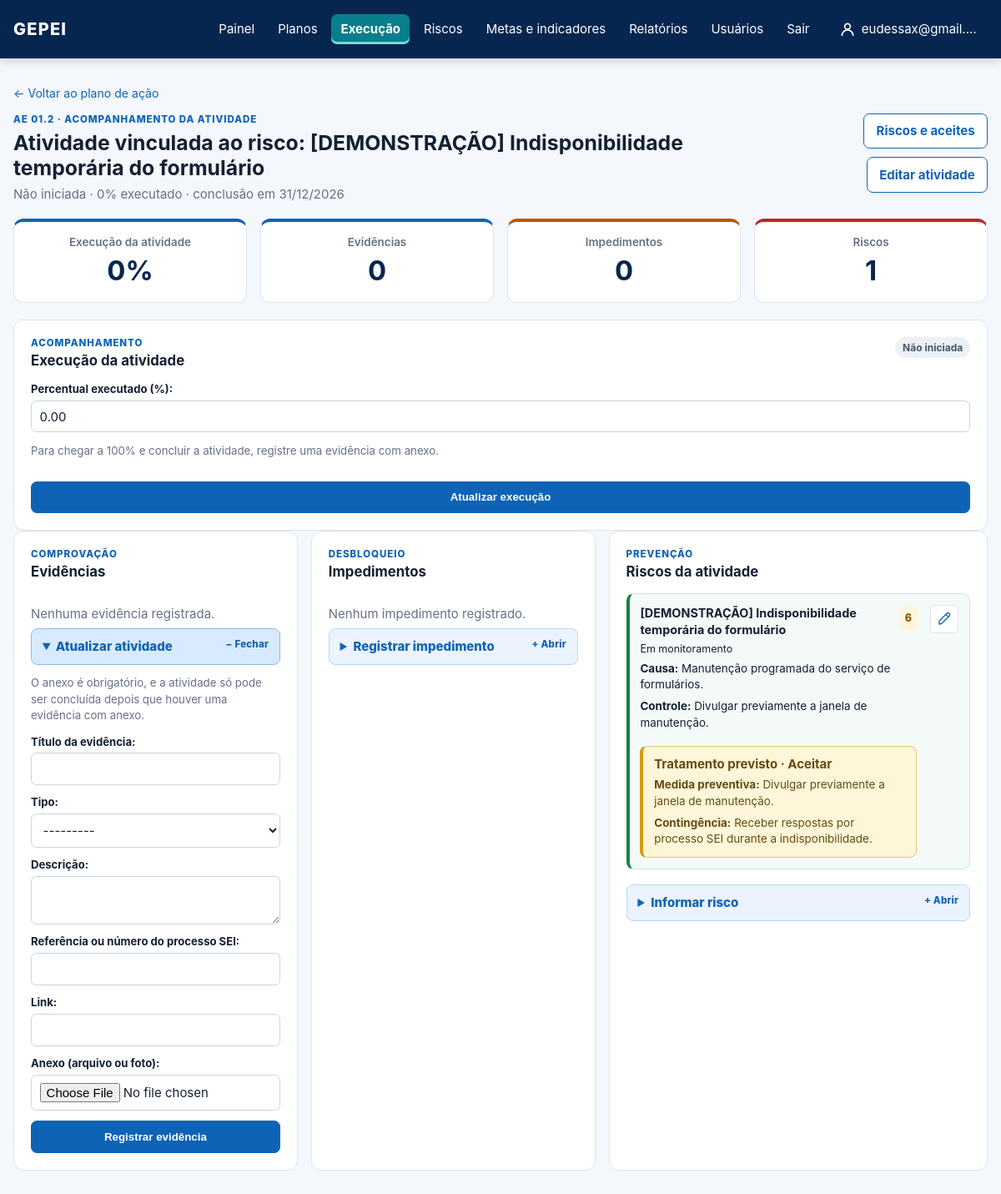
The page /planos-de-acao/2/atividades/18/acompanhar/ (signed in) on the database as committed earlier.
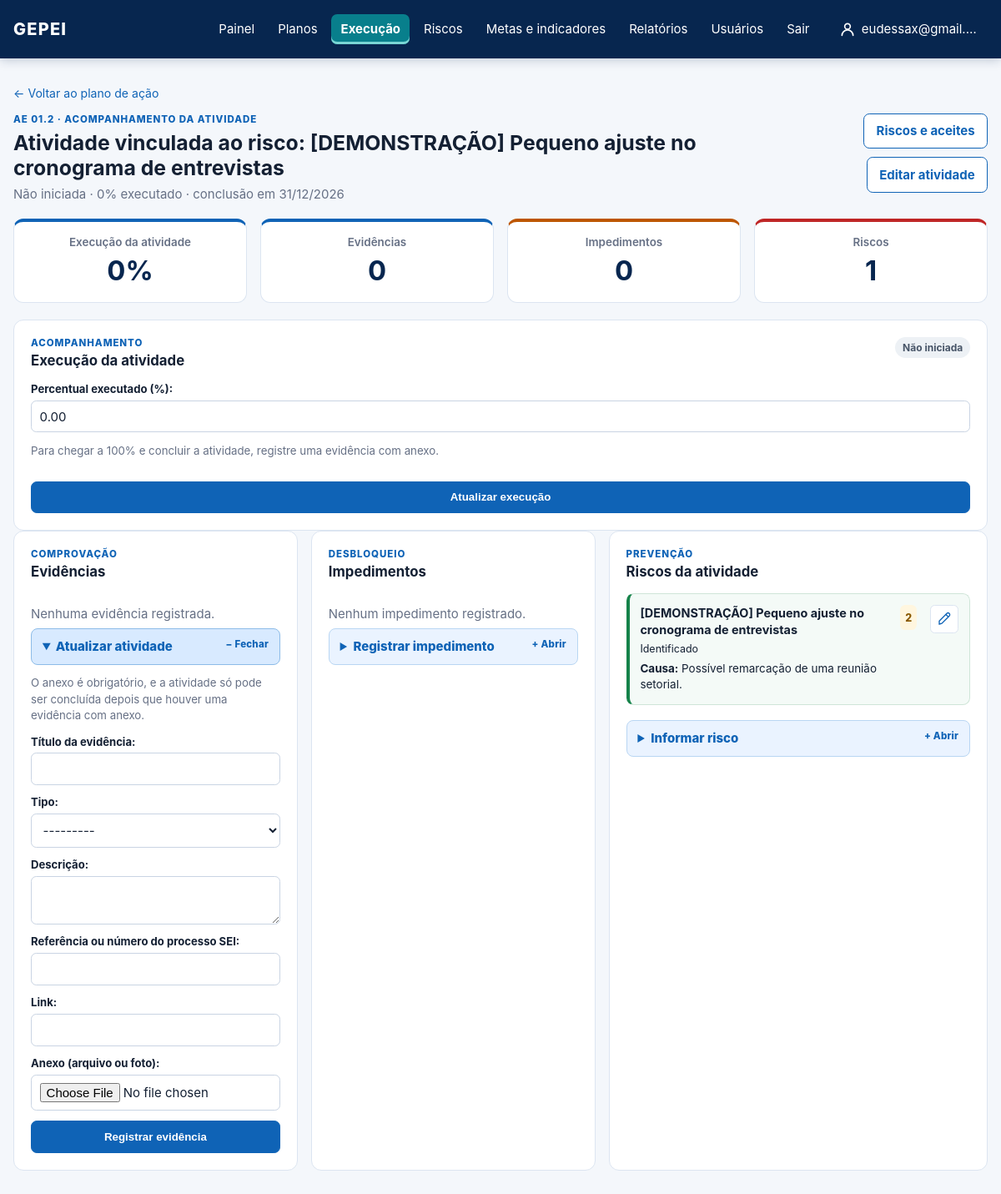
The same page on the database as committed later.
### core/models.py (models this page shows, shortened)
class Activity(models.Model):
    PAUSED = "PAUSADA"
    class FundingSource(models.TextChoices):
        FAF = "FAF", "Fundo a Fundo (FaF)"
        CODE_0500 = "0500", "Fonte 0500"
        AGREEMENT = "CONVENIO", "Convênio"
        OTHER = "OUTRA", "Outra"
    action_plan = models.ForeignKey(ActionPlan, on_delete=models.CASCADE, related_name="activities")
    executor = models.ForeignKey(settings.AUTH_USER_MODEL, on_delete=models.PROTECT, related_name="assigned_activities")
    title = models.CharField(max_length=255)
    description = models.TextField(blank=True)
    position = models.PositiveIntegerField(default=0)
    weight = models.DecimalField(max_digits=5, decimal_places=2)
    progress = models.DecimalField(max_digits=5, decimal_places=2, default=0)
    start_date = models.DateField(null=True, blank=True)
    end_date = models.DateField()
    status = models.CharField(max_length=15, choices=[*StrategicAction.Status.choices, ("PAUSADA", "Pausada")], default=StrategicAction.Status.NOT_STARTED)
    expected_delivery = models.CharField(max_length=255, blank=True)
    requires_financial_resource = models.BooleanField(default=False)
    planned_cost = models.DecimalField(max_digits=14, decimal_places=2, null=True, blank=True)
    disbursed_cost = models.DecimalField(max_digits=14, decimal_places=2, null=True, blank=True)
    funding_source = models.CharField(max_length=12, choices=FundingSource.choices, blank=True)
    funding_source_other = models.CharField(max_length=160, blank=True)
    financial_responsible_unit = models.ForeignKey(
        OrganizationalUnit,
        null=True,
        blank=True,
        on_delete=models.PROTECT,
        related_name="financially_monitored_activities",
    )
    financial_reference = models.CharField(max_length=255, blank=True)
    class Meta:
        ordering = ["position", "start_date", "end_date", "id"]

class Risk(models.Model):
    class Status(models.TextChoices):
        IDENTIFIED = "IDENTIFICADO", "Identificado"
        IN_TREATMENT = "EM_TRATAMENTO", "Em tratamento"
        MONITORING = "EM_MONITORAMENTO", "Em monitoramento"
        MATERIALIZED = "MATERIALIZADO", "Materializado"
        CLOSED = "ENCERRADO", "Encerrado"
    class OccurrenceTiming(models.TextChoices):
        ANY_TIME = "QUALQUER_MOMENTO", "Pode ocorrer a qualquer momento"
        EXPOSURE_WINDOW = "PERIODO", "Durante um período de exposição"
        DATE_OR_MILESTONE = "DATA_MARCO", "Em uma data ou marco provável"
        UNKNOWN = "INDETERMINADO", "Não é possível estimar o momento"
    action = models.ForeignKey(StrategicAction, on_delete=models.CASCADE, related_name="risks")
    activity = models.ForeignKey(Activity, on_delete=models.PROTECT, related_name="risks")
    is_unforeseen = models.BooleanField("Risco não previsto", default=False)
    owner = models.ForeignKey(settings.AUTH_USER_MODEL, on_delete=models.PROTECT)
    title = models.CharField(max_length=255)
    cause = models.TextField()
    probability = models.PositiveSmallIntegerField()
    impact = models.PositiveSmallIntegerField()
    status = models.CharField(max_length=16, choices=Status.choices, default=Status.IDENTIFIED)
    treatment = models.CharField(max_length=20, blank=True)
    preventive_measure = models.TextField(blank=True)
    contingency_measure = models.TextField(blank=True)
    occurrence_timing = models.CharField(
        max_length=20,
        choices=OccurrenceTiming.choices,
        default=OccurrenceTiming.UNKNOWN,
    )
    exposure_start_date = models.DateField(null=True, blank=True)
    exposure_end_date = models.DateField(null=True, blank=True)
    expected_occurrence_date = models.DateField(null=True, blank=True)
    trigger_description = models.TextField(blank=True)
    @property
    def level(self):
        return self.probability * self.impact

class RiskTreatment(models.Model):
    class Decision(models.TextChoices):
        ACCEPT = "ACEITAR", "Aceitar"
        MITIGATE = "MITIGAR", "Mitigar"
        AVOID = "EVITAR", "Evitar"
        TRANSFER = "TRANSFERIR", "Transferir"
    risk = models.ForeignKey(Risk, on_delete=models.CASCADE, related_name="treatments")
    decision = models.CharField(max_length=12, choices=Decision.choices)
    justification = models.TextField(blank=True)
    responsible = models.ForeignKey(
        settings.AUTH_USER_MODEL,
        on_delete=models.PROTECT,
        related_name="risk_treatments",
    )
    due_date = models.DateField(null=True, blank=True)
    preventive_measure = models.TextField(blank=True)
    contingency_measure = models.TextField(blank=True)
    created_by = models.ForeignKey(
        settings.AUTH_USER_MODEL,
        on_delete=models.PROTECT,
        related_name="created_risk_treatments",
    )
    created_at = models.DateTimeField(auto_now_add=True)
    class Meta:
        constraints = [models.UniqueConstraint(fields=["risk"], name="one_treatment_per_risk")]
        ordering = ["-created_at", "-id"]

### core/views.py (the view, shortened to what this page needs)
# urls.py: path("planos-de-acao/<int:action_id>/atividades/<int:activity_id>/acompanhar/", views.activity_follow_up, name="activity_follow_up"),
@login_required
@permission_required("core.view_activity", raise_exception=True)
@transaction.atomic
def activity_follow_up(request, action_id, activity_id):
    activity = _get_activity_for_action(request.user, action_id, activity_id, for_view=request.method == "GET")
    action = activity.action_plan.action
    registered_risks = [item for item in _registered_risks(request, StrategicAction.objects.filter(pk=action.pk)) if item.activity_id == activity.pk]
    request.read_only_other_unit = not scope_actions(StrategicAction.objects.all(), request.user).filter(pk=action.id).exists()
    operation = request.POST.get("operation") if request.method == "POST" else ""
    follow_up_permissions = {
        "update_progress": "change_activity",
        "add_evidence": "add_activityevidence",
        "add_blocker": "add_activityblocker",
        "add_risk": "add_risk",
    }
    if operation in follow_up_permissions:
        _require_permission(request.user, follow_up_permissions[operation])
    can_view = {
        "evidences": request.user.has_perm("core.view_activityevidence"),
        "blockers": request.user.has_perm("core.view_activityblocker"),
        "risks": request.user.has_perm("core.view_risk"),
    }
    progress_form = ActivityProgressForm(instance=activity, prefix="progress")
    editing_evidence = None
    editing_blocker = None
    edit_evidence_form = None
    edit_blocker_form = None
    evidence_id = request.POST.get("evidence_id") if operation == "edit_evidence" else request.GET.get("editar_evidencia")
    blocker_id = request.POST.get("blocker_id") if operation == "edit_blocker" else request.GET.get("editar_impedimento")
    evidence_form = ActivityEvidenceForm(prefix="evidence", initial={"title": activity.expected_delivery})
    blocker_form = ActivityBlockerForm(prefix="blocker")
    risk_form = ActivityRiskForm(prefix="risk")
    selectable_risks = action.risks.filter(activity=activity).order_by("title") if can_view["risks"] else Risk.objects.none()
    risk_report_form = ActivityRiskReportForm(risks=selectable_risks, can_create=request.user.has_perm("core.add_risk"), prefix="risk-report")
    unforeseen_form = UnforeseenActivityRiskForm(prefix="unforeseen")
    occurrence_form = RiskMaterializationForm(action=action, prefix="occurrence")
    risk_prefill = {}
    can_view_occurrence = request.user.has_perm("core.view_riskmaterialization")
    can_edit_occurrence = can_view_occurrence and request.user.has_perm("core.change_riskmaterialization") and not request.read_only_other_unit
    for item in selectable_risks.prefetch_related("materializations", "treatments"):
        latest = next(iter(item.materializations.all()), None)
        treatment = next(iter(item.treatments.all()), None)
        risk_prefill[str(item.id)] = {
            "planned_measure": treatment.preventive_measure or treatment.contingency_measure if treatment else "",
            "materialized": "SIM" if latest or item.status == Risk.Status.MATERIALIZED else "NAO",
            "has_occurrence": latest is not None,
            "can_view": can_view_occurrence,
            "can_edit": can_edit_occurrence,
            "attachment_url": reverse("risk_materialization_file", args=[action.id, item.id, latest.id]) if latest and can_view_occurrence and latest.evidence_attachment else "",
            "occurrence": {
                "occurred_on": latest.occurred_on.isoformat(),
                "description": latest.description,
                "actual_impact": latest.actual_impact,
                "actions_taken": latest.actions_taken,
                "measure_source": latest.measure_source,
                "evidence_reference": latest.evidence_reference,
            } if latest and can_view_occurrence else {},
        }
    evidences = list(activity.evidences.select_related("created_by")) if can_view["evidences"] else []
    for evidence in evidences:
        evidence.attachment_available = bool(evidence.attachment and evidence.attachment.storage.exists(evidence.attachment.name))
    return render(
        request,
        "core/activity_follow_up.html",
        {
            "action": action,
            "activity": activity,
            "progress_form": progress_form,
            "can_view": can_view,
            "evidences": evidences,
            "blockers": activity.blockers.select_related("resolution_owner", "created_by") if can_view["blockers"] else [],
            "risks": activity.risks.select_related("owner").prefetch_related("treatments") if can_view["risks"] else [],
            "evidence_form": evidence_form,
            "editing_evidence": editing_evidence,
            "editing_blocker": editing_blocker,
            "edit_evidence_form": edit_evidence_form,
            "edit_blocker_form": edit_blocker_form,
            "blocker_form": blocker_form,
            "risk_form": risk_form,
            "risk_report_form": risk_report_form,
            "risk_prefill": risk_prefill,
            "unforeseen_form": unforeseen_form,
            "registered_risks": registered_risks,
            "registered_risk_ids": ",".join(str(item.pk) for item in registered_risks),
            "occurrence_form": occurrence_form,
        },
    )

### core/forms.py (shortened to what this page needs)
class ActivityProgressForm(forms.ModelForm):
    class Meta:
        model = Activity
        fields = ["progress"]
        labels = {"progress": "Percentual executado (%)"}
        widgets = {"progress": forms.NumberInput(attrs={"min": "0", "max": "100", "step": "0.01"})}

class ActivityEvidenceForm(forms.ModelForm):
    class Meta:
        model = ActivityEvidence
        fields = ["title", "evidence_type", "description", "reference", "url", "attachment"]
        labels = {
            "title": "Título da evidência",
            "evidence_type": "Tipo",
            "description": "Descrição",
            "reference": "Referência ou número do processo SEI",
            "url": "Link",
            "attachment": "Anexo (arquivo ou foto)",
        }
        widgets = {"description": forms.Textarea(attrs={"rows": 2})}
    def __init__(self, *args, **kwargs):
        super().__init__(*args, **kwargs)
        self.fields["attachment"].required = True
        self.fields["attachment"].help_text = "Obrigatório. Ao salvar a evidência, a atividade será concluída automaticamente com 100% de execução."

### templates/core/activity_follow_up.html (shortened to what the changed rows need)
{% extends "base.html" %}
{% block content %}
  <section class="action-detail-heading">
    <div>
      <p class="eyebrow">{{ action.code }} · Acompanhamento da atividade</p>
      <h1>{{ activity.title }}</h1>
      <p>{{ activity.get_status_display }} · {{ activity.progress|floatformat:"-1" }}% executado · conclusão em {{ activity.end_date|date:"d/m/Y" }}</p>
    </div>
  </section>
  <section class="metrics follow-up-metrics">
    <article class="metric-card metric-blue"><span>Execução da atividade</span><strong>{{ activity.progress|floatformat:"-1" }}%</strong></article>
  </section>
  <section class="panel" id="execucao">
    <div class="panel-heading"><div><p class="eyebrow">Acompanhamento</p><h2>Execução da atividade</h2></div><span class="chip chip-{{ activity.status|lower }}">{{ activity.get_status_display }}</span></div>
  </section>
  <section class="follow-up-grid">
    <article class="panel follow-up-panel" id="evidencias">
      <div class="panel-heading"><div><p class="eyebrow">Comprovação</p><h2>Evidências</h2></div></div>
      {% if not can_view.evidences %}<div class="empty-state" role="alert"><strong>Sem permissão.</strong><span>Você não tem permissão para visualizar as evidências.</span></div>
      {% else %}
      {% if perms.core.add_activityevidence %}<details class="entry-form" open>
        <form method="post" enctype="multipart/form-data" class="activity-form">{% for field in evidence_form %}<div class="form-field">{{ field.label_tag }}{{ field }}</div>{% endfor %}</form>
      </details>{% endif %}{% endif %}
    </article>
    <article class="panel follow-up-panel" id="impedimentos">
      <div class="panel-heading"><div><p class="eyebrow">Desbloqueio</p><h2>Impedimentos</h2></div></div>
    </article>
    <article class="panel follow-up-panel" id="riscos">
      <div class="panel-heading"><div><p class="eyebrow">Prevenção</p><h2>Riscos da atividade</h2></div></div>
      {% if not can_view.risks %}<div class="empty-state" role="alert"><strong>Sem permissão.</strong><span>Você não tem permissão para visualizar os riscos.</span></div>
      {% else %}
        <div class="record-list">
          {% for risk in risks %}
            <div class="record-card follow-up-editable-card"><div class="record-content">
              <div class="record-card-heading"><strong>{{ risk.title }}</strong><span class="risk-score {% if risk.level >= 15 %}risk-critical{% elif risk.level >= 10 %}risk-high{% else %}risk-medium{% endif %}">{{ risk.level }}</span></div>
              <small>{{ risk.get_status_display }}</small>
              <p><strong>Causa:</strong> {{ risk.cause }}</p>
              {% if risk.preventive_measure %}<p><strong>Controle:</strong> {{ risk.preventive_measure }}</p>{% endif %}
              {% if perms.core.view_risktreatment %}{% for treatment in risk.treatments.all %}<div class="activity-treatment-card"><strong>Tratamento previsto · {{ treatment.get_decision_display }}</strong>{% if treatment.preventive_measure %}<p><strong>Medida preventiva:</strong> {{ treatment.preventive_measure }}</p>{% endif %}{% if treatment.contingency_measure %}<p><strong>Contingência:</strong> {{ treatment.contingency_measure }}</p>{% endif %}</div>{% endfor %}{% endif %}
              </div>{% if perms.core.change_risk and not request.read_only_other_unit %}<div class="record-actions"><a class="icon-button record-action" href="{% url 'risk_detail' action.pk risk.pk %}?editar_identificacao=1#dados" title="Editar risco" aria-label="Editar risco">{% include "core/_record_icon.html" with icon="edit" %}</a></div>{% endif %}
            </div>
          {% empty %}<div class="empty-state"><span>Nenhum risco vinculado à atividade.</span></div>{% endfor %}
        </div>
      {% endif %}
    </article>
  </section>
{% endblock %}

### templates/core/_record_icon.html
{% if icon == "delete" %}<svg viewBox="0 0 24 24" width="18" height="18" fill="none" stroke="currentColor" stroke-width="1.8" aria-hidden="true"><path d="M3 6h18M9 6V3h6v3M5 6l1 15h12l1-15M10 10v7M14 10v7"/></svg>{% elif icon == "evidence" %}<svg viewBox="0 0 24 24" width="18" height="18" fill="none" stroke="currentColor" stroke-width="1.8" aria-hidden="true"><path d="M6 3h8l4 4v14H6zM14 3v4h4M9 12h6M9 16h6"/></svg>{% else %}<svg viewBox="0 0 24 24" width="18" height="18" fill="none" stroke="currentColor" stroke-width="1.8" aria-hidden="true"><path d="m15 5 4 4M4 20l4-1L20 7a2.8 2.8 0 0 0-4-4L4 15z"/></svg>{% endif %}

Rows that differ between the two databases and show on the page:
no longer on this page (row edited): Risk: title "[DEMONSTRAÇÃO] Indisponibilidade temporária do formulário", level "6", status "Em monitoramento", cause "Manutenção programada do serviço de formulários.", preventive_measure "Divulgar previamente a janela de manutenção."
no longer on this page (row unchanged): RiskTreatment: decision "Aceitar", preventive_measure "Divulgar previamente a janela de manutenção.", contingency_measure "Receber respostas por processo SEI durante a indisponibilidade."
changed Activity "Não iniciada": title "Atividade vinculada ao risco: [DEMONSTRAÇÃO] Indisponibilidade temporária do formulário" → "Atividade vinculada ao risco: [DEMONSTRAÇÃO] Pequeno ajuste no cronograma de entrevistas"
now on this page (row edited): Risk: title "[DEMONSTRAÇÃO] Pequeno ajuste no cronograma de entrevistas", level "2", status "Identificado", cause "Possível remarcação de uma reunião setorial."
